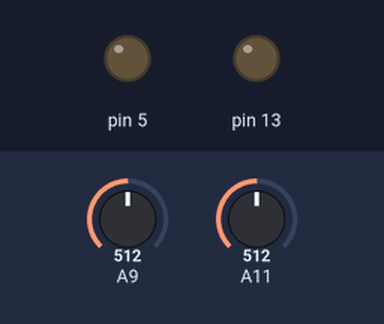
Simulated run of this sketch. Board: Arduino Leonardo, built with avr-gcc and run on an emulated ATmega32U4. On the bench: output pins drawn as LEDs (lit = HIGH). Dashed ring = blinking. The test bench sets the inputs (shaded band); at power-on: A9 = 512, A11 = 512.

Above: at 1.2 s.
1.3 s: A9 set to 567
4.3 s: A9 set to 585
At 6.32 s:
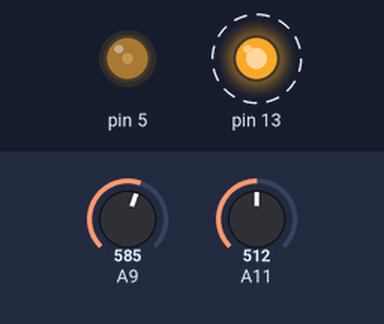
7.3 s: A9 set to 511
At 8.0 s:
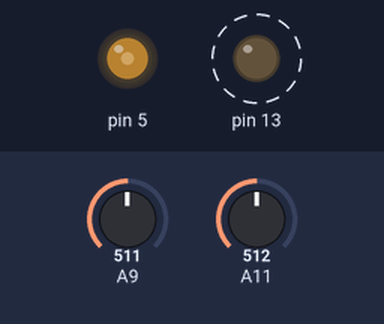
10.3 s: A9 set to 716
At 14.0 s:
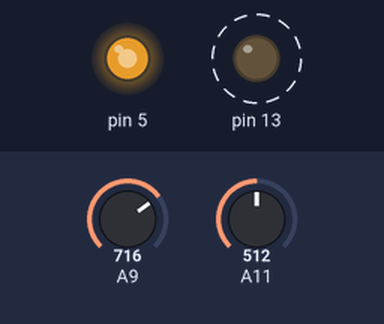
Timing chart, 0 to 17.3 s (numbered marks = the images above; inputs shaded):
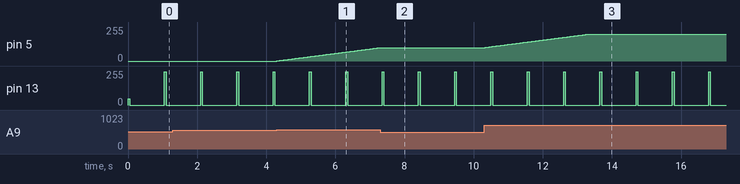

The sketch:

Train.ino
```cpp
#include <CandleLED.h>
#include <LegoTrain.h>

CandleLED lights(13, LIGHTBULB, 0.2);
LegoTrain train(5, 6, 10, 11);

void setup() {}

void loop() {

  float vbat = analogRead(9);
  vbat *= 2;    // divided by 2, so multiply back
  vbat *= 3.3;  // multiply by 3.3V (reference voltage)
  vbat /= 1024; // convert to voltage

  lights.update();

  if (vbat < 3.7) {
    train.enabled(false);
    lights.flash(true);
    return;
  }

  train.update();
}
```

Measured:
- the behaviour switches between 574 and 575 on A9 (found by bisection; images 0 and 1)
- after the input at 4.3 s, pin 5: moves from 0/255 to 100/255 over 3.0 s, starting at once
- after the input at 7.3 s, pin 5: stays 100/255 (without the input it goes to 101/255 after 0.00 s)
- after the input at 10.3 s, pin 5: moves from 100/255 to 200/255 over 3.0 s, starting at once
- by itself, pin 13: alternates 250/255 for 0.05 s and 0/255 for 1.0 s
